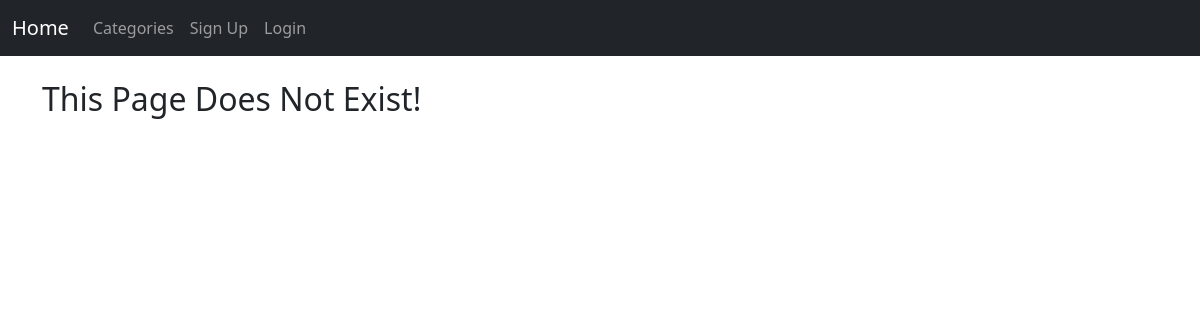
The page /category/Sports/ on the database as committed earlier.
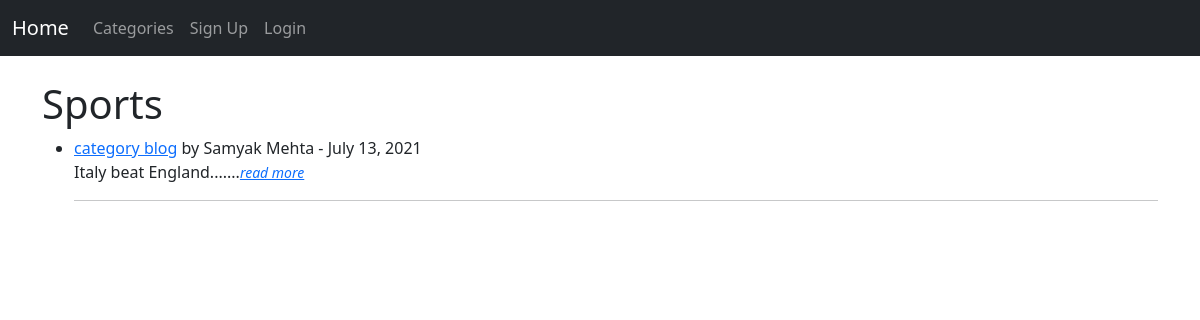
The same page on the database as committed later.
### WebBlogApp/models.py (models this page shows, shortened)
class Post(models.Model):
    title = models.CharField(max_length=255)
    title_tag = models.CharField(max_length=255)
    author = models.ForeignKey(User, on_delete=models.CASCADE)
    body = RichTextField(blank=True, null=True)
    date = models.DateField(auto_now_add=True)
    category = models.CharField(max_length=255, default = 'miscellaneous')
    likes = models.ManyToManyField(User, related_name="blog")

### WebBlogApp/views.py (the view)
# urls.py: path('category/<str:cat>/', CategoryView, name = "category"),
def CategoryView(request, cat):
    category_blog = Post.objects.filter(category=cat)
    return render(request, 'category.html', {'cat': cat, 'category_blog': category_blog})

### WebBlogApp/templates/category.html (shortened to what this page needs)
{% extends 'base.html' %}
{% block content %}
{% if category_blog %}
<h1>{{cat}}</h1>
<ul>
{% for post in category_blog %}
<li> <a href = "{% url 'blog_detail' post.pk %}">{{post.title}}</a> by {{post.author.first_name}} {{post.author.last_name}} - {{ post.date}}
  <br/>{{post.body | slice:":200"| safe}}......<a href = "{% url 'blog_detail' post.pk %}"><small><i>read more</i></small></a>
<hr>
</li>
{% endfor %}
</ul>
{% else %}
<h2>This Page Does Not Exist!</h2>
{% endif %}
{% endblock %}

Rows that differ between the two databases and show on the page:
added Post: category "Sports", title "category blog", author.first_name "Samyak", author.last_name "Mehta", date "July 13, 2021", body "Italy beat England."
Other text that changed with them:
text no longer shown: "This Page Does Not Exist!"
